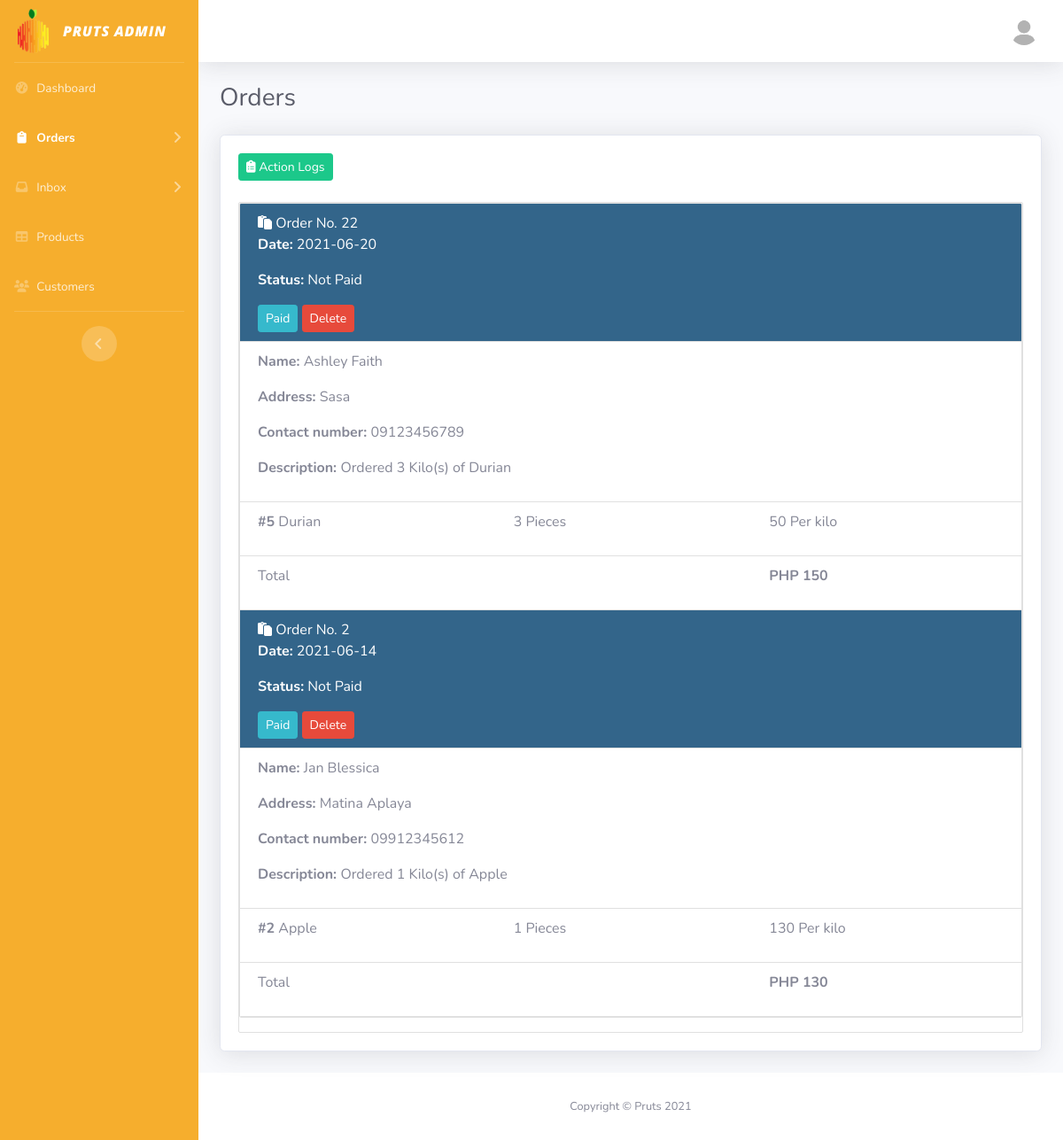
Screenshot of /admin_orders_status_n.php with the database file from the repository.
### tables this page shows
CREATE TABLE IF NOT EXISTS `order` (
  `orderId` int(10) NOT NULL AUTO_INCREMENT,
  `customerId` int(10) NOT NULL,
  `address` varchar(255) NOT NULL,
  `description` varchar(255) NOT NULL,
  `total` int(10) NOT NULL,
  `date` date NOT NULL DEFAULT current_timestamp(),
  `status` varchar(10) NOT NULL DEFAULT 'Not Paid',
  PRIMARY KEY (`orderId`),
  KEY `customerId` (`customerId`)
);

CREATE TABLE IF NOT EXISTS `customer` (
  `customerId` int(10) NOT NULL AUTO_INCREMENT,
  `fname` varchar(50) NOT NULL,
  `mname` varchar(50) NOT NULL,
  `lname` varchar(50) NOT NULL,
  `contactno` varchar(15) NOT NULL,
  `address` varchar(255) NOT NULL,
  `username` varchar(50) NOT NULL,
  `password` varchar(50) NOT NULL,
  PRIMARY KEY (`customerId`)
);

CREATE TABLE IF NOT EXISTS `fruit` (
  `fruitId` int(10) NOT NULL AUTO_INCREMENT,
  `name` varchar(50) NOT NULL,
  `pricePerKilo` int(10) NOT NULL,
  PRIMARY KEY (`fruitId`)
);

CREATE TABLE IF NOT EXISTS `order_fruit` (
  `ofruitId` int(10) NOT NULL AUTO_INCREMENT,
  `orderId` int(10) NOT NULL,
  `fruitId` int(10) DEFAULT NULL,
  `fruitName` varchar(50) NOT NULL,
  `pricePerKilo` int(10) NOT NULL,
  `quantity` int(10) NOT NULL,
  PRIMARY KEY (`ofruitId`),
  KEY `orderId` (`orderId`,`fruitId`),
  KEY `fruitId` (`fruitId`)
);

### admin_orders_status_n.php (the view, shortened to what this page needs)
<?php
include("config.php");
$conn = new mysqli($servername, $username, $password, $dbname);
$conn2 = new mysqli($servername, $username, $password, $dbname);
$conn3 = new mysqli($servername, $username, $password, $dbname);
$conn4 = new mysqli($servername, $username, $password, $dbname);
?>
<!DOCTYPE html>
<html>
<head>
    <link href="vendor/fontawesome-free/css/all.min.css" rel="stylesheet" type="text/css">
    <link href="css/style.css" rel="stylesheet">
    <link href="vendor/datatables/dataTables.bootstrap4.min.css" rel="stylesheet">
</head>
<body id="page-top">
    <div id="wrapper">
        <ul class="navbar-nav bg-gradient-primary sidebar sidebar-dark accordion" id="accordionSidebar">
            <a class="sidebar-brand d-flex align-items-center justify-content-center">
                <div class="sidebar-brand-icon">
                    <img src="img/logo.png">
                </div>
                <div class="sidebar-brand-text mx-3 logonocolor">Pruts Admin</div>
            </a>
            <hr class="sidebar-divider my-0">
            <li class="nav-item">
                <a class="nav-link" href="admin_dashboard.php">
                    <i class="fas fa-fw fa-tachometer-alt"></i>
                    <span>Dashboard</span></a>
            </li>
            <li class="nav-item active">
                <a class="nav-link collapsed" href="#" data-toggle="collapse" data-target="#collapse1"
                    aria-expanded="true" aria-controls="collapseOne">
                    <i class="fas fa-fw fa-clipboard"></i>
                    <span>Orders</span>
                </a>
            </li>
            <li class="nav-item">
                <a class="nav-link collapsed" href="#" data-toggle="collapse" data-target="#collapse2"
                    aria-expanded="true" aria-controls="collapseTwo">
                    <i class="fas fa-fw fa-inbox"></i>
                    <span>Inbox</span>
                </a>
            </li>
            <li class="nav-item">
                <a class="nav-link" href="admin_products.php">
                    <i class="fas fa-fw fa-table"></i>
                    <span>Products</span></a>
            </li>
            <li class="nav-item">
                <a class="nav-link" href="admin_users.php">
                    <i class="fas fa-fw fa-users"></i>
                    <span>Customers</span></a>
            </li>
            <hr class="sidebar-divider d-none d-md-block">
            <div class="text-center d-none d-md-inline">
                <button class="rounded-circle border-0" id="sidebarToggle"></button>
            </div>
        </ul>
        <div id="content-wrapper" class="d-flex flex-column">
            <div id="content">
                <nav class="navbar navbar-expand navbar-light bg-white topbar mb-4 static-top shadow">
                    <ul class="navbar-nav ml-auto">
                        <li class="nav-item dropdown no-arrow">
                            <a class="nav-link dropdown-toggle" href="#" id="userDropdown" role="button" data-toggle="dropdown" aria-haspopup="true" aria-expanded="false">
                                <img class="img-profile rounded-circle" src="img/user.jpg">
                            </a>
                        </li>
                    </ul>
                </nav>
                <div class="container-fluid">
                    <div class="d-sm-flex align-items-center justify-content-between mb-4">
                        <h1 class="h3 mb-0 text-gray-800">Orders</h1>
                    </div>
                    <div class="card shadow mb-4">
                    <div class="card-body">
                    <a href='admin_order_log.php' class="btn btn-success btn-sm m-0 waves-effect"><i class="fa fa-clipboard-list"></i> Action Logs</a>
                            <br></br>
                        <div id="work-collections" class="collection">
                            <?php
                            $sql = mysqli_query($conn, "CALL Orders('Not Paid');");
                            echo '<div>
                                <div>
                                    <ul class="collection">';
                                        while ($row = mysqli_fetch_array($sql)) {
                                        $status = $row['status'];
                                        if($status == 'Canceled'){
                                            echo '<li class="collection-item avatar cyan" style="color:white">
                                            <i class="fa fa-clipboard" style=""></i>
                                            <span class="">Order No. ' . $row['orderId'] . '</span>
                                            <p><strong>Date:</strong> ' . $row['date'] . '</p>
                                            <p><strong>Status:</strong> ' . $row['status'] . '</p>
                                            <form method="post">
                                                <button class="btn btn-danger btn-sm m-0 waves-effect" type="submit" name="dbtn">Delete</button>
                                            </form>
                                            </li>';
                                        }else{
                                            echo '<li class="collection-item avatar cyan" style="color:white">
                                            <i class="fa fa-clipboard" style=""></i>
                                            <span class="">Order No. ' . $row['orderId'] . '</span>
                                            <p><strong>Date:</strong> ' . $row['date'] . '</p>
                                            <p><strong>Status:</strong> ' . $row['status'] . '</p>
                                            <form method="post">
                                                <input type="hidden" name="oid" value="' . $row['orderId'] . '">
                                                <input type="hidden" name="ostatus" value="' . ($status == 'Not Paid' ? 'Paid' : 'Not Paid') . '">
                                                <button class="btn btn-info btn-sm m-0 waves-effect" type="submit" name="cstatus" id="submit_button">'
                                                . ($status == 'Not Paid' ? 'Paid' : 'Not Paid') . '
                                                </button>
                                                <button class="btn btn-danger btn-sm m-0 waves-effect" type="submit" name="dbtn">Delete</button>
                                            </form>
                                            </li>';
                                        }
                                        $order_id = $row['orderId'];
                                        $customer_id = $row['customerId'];
                                        $sql1 = mysqli_query($conn2, "SELECT * FROM `order_fruit` WHERE orderId = $order_id");
                                        $sql3 = mysqli_query($conn3, "SELECT * FROM `customer` WHERE customerId = $customer_id");
                                        while ($row3 = mysqli_fetch_array($sql3)) {
                                        echo '<li class="collection-item">
                                            <p><strong>Name: </strong>' . $row3['fname'] . '</p>
                                            <p><strong>Address: </strong>' . $row['address'] . '</p>
                                            ' . ($row3['contactno'] == '' ? '' : '<p><strong>Contact number: </strong>' . $row3['contactno'] . '</p>') . '
                                            ' . (!empty($row['description']) ? '<p><strong>Description: </strong>' . $row['description'] . '</p>' : '') . '
                                            </li>';
                                        }
                                        while ($row1 = mysqli_fetch_array($sql1)) {
                                        $fruit_id = $row1['fruitId'];
                                        $sql2 = mysqli_query($conn4, "SELECT * FROM fruit WHERE fruitId = $fruit_id;");
                                        while ($row2 = mysqli_fetch_array($sql2)) {
                                            $fruit_name = $row2['name'];
                                            $fruit_price = $row2['pricePerKilo'];
                                            echo '<li class="collection-item">
                                            <div class="row">
                                            <div class="col s7">
                                            <p class="collections-title"><strong>#' . $row1['fruitId'] . '</strong> ' . $fruit_name . '</p>
                                            </div>
                                            <div class="col s2">
                                            <span>' . $row1['quantity'] . ' Pieces</span>
                                            </div>
                                            <div class="col s3">
                                            <span>' . $fruit_price . ' Per kilo</span>
                                            </div>
                                            </div>
                                            </li>';
                                            }
                                        }
                                        echo '<li class="collection-item">
                                                <div class="row">
                                                    <div class="col s7">
                                                        <p class="collections-title"> Total</p>
                                                    </div>
                                                    <div class="col s2">
                                                    <span> </span>
                                                    </div>
                                                    <div class="col s3">
                                                        <span><strong>PHP ' . $row['total'] . '</strong></span>
                                                    </div>';
                                            echo    '</div>
                                                    </li>';
                                        }
                                        ?>
                                    </ul>
                                </div>
                            </div>
                        </div>
                    </div>
                    </div>
                </div>
            </div>
                <footer class="sticky-footer bg-white">
                    <div class="container my-auto">
                        <div class="copyright text-center my-auto">
                            <span>Copyright &copy; Pruts 2021</span>
                        </div>
                    </div>
                </footer>
        </div>
    </div>
</body>
</html>

### rows the page displays
order: orderId "22", date "2021-06-20", status "Not Paid", address "Sasa", description "Ordered 3 Kilo(s) of Durian", total "150"
customer: fname "Ashley Faith", contactno "09123456789"
order_fruit: fruitId "5", quantity "3"
fruit: name "Durian", pricePerKilo "50"
order: orderId "2", date "2021-06-14", status "Not Paid", address "Matina Aplaya", description "Ordered 1 Kilo(s) of Apple", total "130"
customer: fname "Jan Blessica", contactno "09912345612"
order_fruit: fruitId "2", quantity "1"
fruit: name "Apple", pricePerKilo "130"
